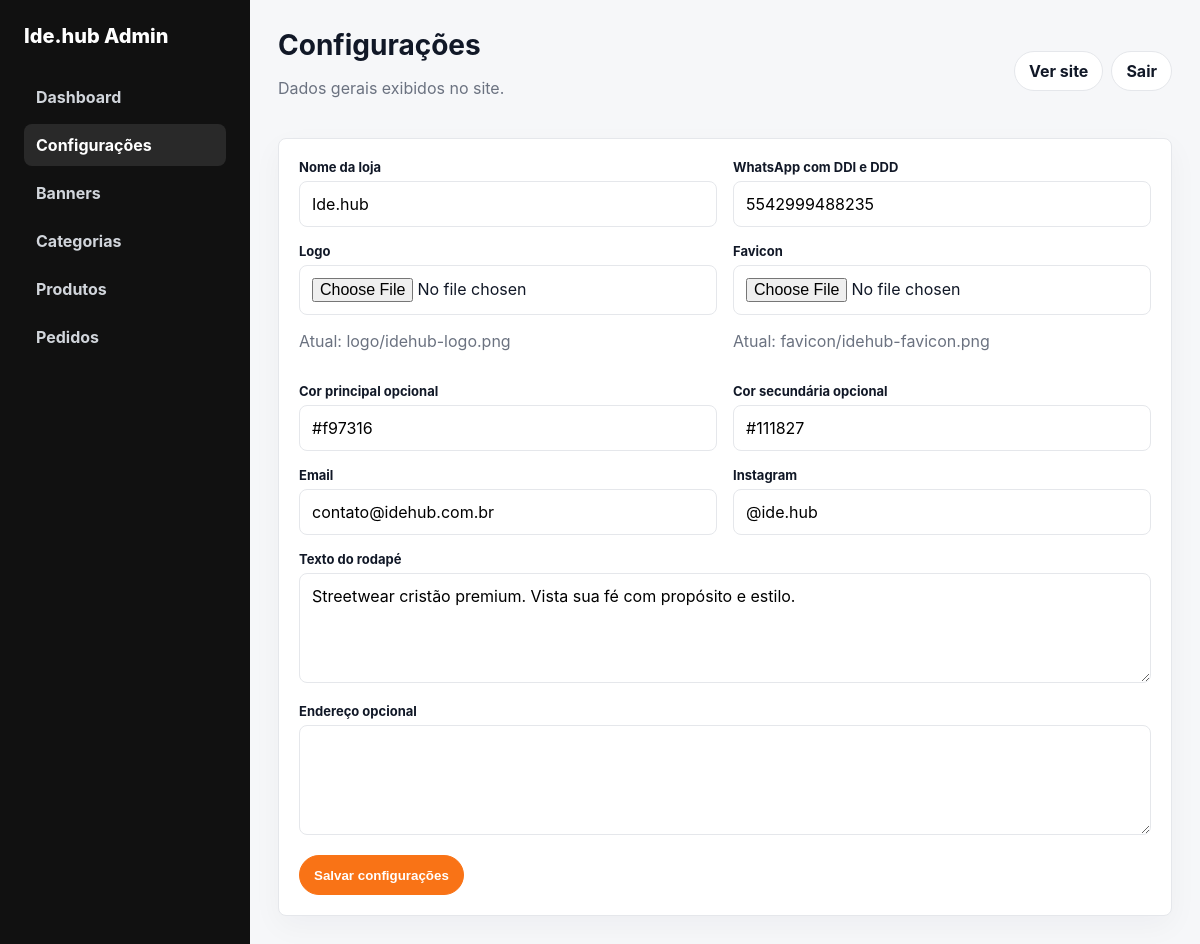
Page /admin/settings.php (signed in) on the committed database.
### tables this page shows
CREATE TABLE IF NOT EXISTS settings (
  id TINYINT UNSIGNED PRIMARY KEY DEFAULT 1,
  store_name VARCHAR(160) NOT NULL DEFAULT 'Ide.hub',
  logo_path VARCHAR(255) NULL,
  favicon_path VARCHAR(255) NULL,
  whatsapp_number VARCHAR(30) NOT NULL DEFAULT '5542999488235',
  footer_text TEXT NULL,
  primary_color VARCHAR(20) NULL,
  secondary_color VARCHAR(20) NULL,
  address TEXT NULL,
  email VARCHAR(190) NULL,
  instagram VARCHAR(190) NULL,
  created_at TIMESTAMP DEFAULT CURRENT_TIMESTAMP,
  updated_at TIMESTAMP DEFAULT CURRENT_TIMESTAMP ON UPDATE CURRENT_TIMESTAMP,
  CONSTRAINT settings_singleton CHECK (id = 1)
);

### config/database.php (called while the page is built, shortened)
<?php
function db(): PDO
{
    static $pdo = null;
    if ($pdo instanceof PDO) {
        return $pdo;
    }
    $dsn = sprintf('mysql:host=%s;dbname=%s;charset=%s', DB_HOST, DB_NAME, DB_CHARSET);
    $pdo = new PDO($dsn, DB_USER, DB_PASS, [
        PDO::ATTR_ERRMODE => PDO::ERRMODE_EXCEPTION,
        PDO::ATTR_DEFAULT_FETCH_MODE => PDO::FETCH_ASSOC,
        PDO::ATTR_EMULATE_PREPARES => false,
    ]);
    return $pdo;
}

### models/Setting.php (called while the page is built, shortened)
<?php
require_once __DIR__ . '/../config/database.php';
final class Setting
{
    public static function get(): array
    {
        $stmt = db()->query('SELECT * FROM settings WHERE id = 1');
        $settings = $stmt->fetch();
        if ($settings) {
            return $settings;
        }
        return self::get();
    }
}

### includes/helpers.php (called while the page is built, shortened)
<?php
function e(?string $value): string
{
    return htmlspecialchars((string) $value, ENT_QUOTES, 'UTF-8');
}

### admin/settings.php (the view, shortened to what this page needs)
<?php
require_once __DIR__ . '/../models/Setting.php';
$settings = Setting::get();
require __DIR__ . '/../includes/layout/header.php';
?>
<form class="card" method="post" enctype="multipart/form-data">
    <div class="grid grid-2">
        <div class="form-row">
            <label>Nome da loja</label>
            <input name="store_name" required value="<?= e($settings['store_name']) ?>">
        </div>
        <div class="form-row">
            <label>WhatsApp com DDI e DDD</label>
            <input name="whatsapp_number" required value="<?= e($settings['whatsapp_number']) ?>">
        </div>
    </div>
    <div class="grid grid-2">
        <div class="form-row">
            <label>Logo</label>
            <input type="file" name="logo" accept="image/jpeg,image/png,image/webp,image/gif">
            <?php if ($settings['logo_path']): ?><p class="muted">Atual: <?= e($settings['logo_path']) ?></p><?php endif; ?>
        </div>
        <div class="form-row">
            <label>Favicon</label>
            <input type="file" name="favicon" accept="image/jpeg,image/png,image/webp,image/gif">
            <?php if ($settings['favicon_path']): ?><p class="muted">Atual: <?= e($settings['favicon_path']) ?></p><?php endif; ?>
        </div>
    </div>
    <div class="grid grid-2">
        <div class="form-row">
            <label>Cor principal opcional</label>
            <input name="primary_color" placeholder="#f97316" value="<?= e($settings['primary_color']) ?>">
        </div>
        <div class="form-row">
            <label>Cor secundária opcional</label>
            <input name="secondary_color" placeholder="#111827" value="<?= e($settings['secondary_color']) ?>">
        </div>
    </div>
    <div class="grid grid-2">
        <div class="form-row">
            <label>Email</label>
            <input type="email" name="email" value="<?= e($settings['email']) ?>">
        </div>
        <div class="form-row">
            <label>Instagram</label>
            <input name="instagram" value="<?= e($settings['instagram']) ?>">
        </div>
    </div>
    <div class="form-row">
        <label>Texto do rodapé</label>
        <textarea name="footer_text"><?= e($settings['footer_text']) ?></textarea>
    </div>
    <div class="form-row">
        <label>Endereço opcional</label>
        <textarea name="address"><?= e($settings['address']) ?></textarea>
    </div>
    <button class="btn btn-primary" type="submit">Salvar configurações</button>
</form>
<?php require __DIR__ . '/../includes/layout/footer.php'; ?>

### includes/layout/header.php (style rules this page uses)
:root { --orange: #f97316; --ink: #111827; --muted: #6b7280; --line: #e5e7eb; --bg: #f6f7f9; }
* { box-sizing: border-box; }
body { margin: 0; font-family: Inter, ui-sans-serif, system-ui, -apple-system, BlinkMacSystemFont, "Segoe UI", sans-serif; color: var(--ink); background: var(--bg); }
.muted { color: var(--muted); }
.card { background: #fff; border: 1px solid var(--line); border-radius: 8px; padding: 20px; box-shadow: 0 10px 30px rgba(15,23,42,.04); }
.grid { display: grid; gap: 16px; }
.grid-2 { grid-template-columns: repeat(2, minmax(0, 1fr)); }
.btn { display: inline-flex; align-items: center; justify-content: center; min-height: 40px; padding: 0 14px; border-radius: 999px; border: 1px solid var(--line); background: #fff; cursor: pointer; font-weight: 750; }
.btn-primary { border-color: var(--orange); background: var(--orange); color: #fff; }
input, textarea, select { width: 100%; padding: 12px; border: 1px solid var(--line); border-radius: 8px; font: inherit; background: #fff; }
textarea { min-height: 110px; resize: vertical; }
label { display: block; margin-bottom: 6px; font-size: 13px; font-weight: 750; }
.form-row { margin-bottom: 16px; }

### rows in the picture
settings: store_name "Ide.hub", whatsapp_number "5542999488235", logo_path "logo/idehub-logo.png", favicon_path "favicon/idehub-favicon.png", primary_color "#f97316", secondary_color "#111827", email "contato@idehub.com.br", instagram "@ide.hub", footer_text "Streetwear cristão premium. Vista sua fé com propósito e estilo."

### other values in the picture
$pageTitle "Configurações"
$pageSubtitle "Dados gerais exibidos no site."
